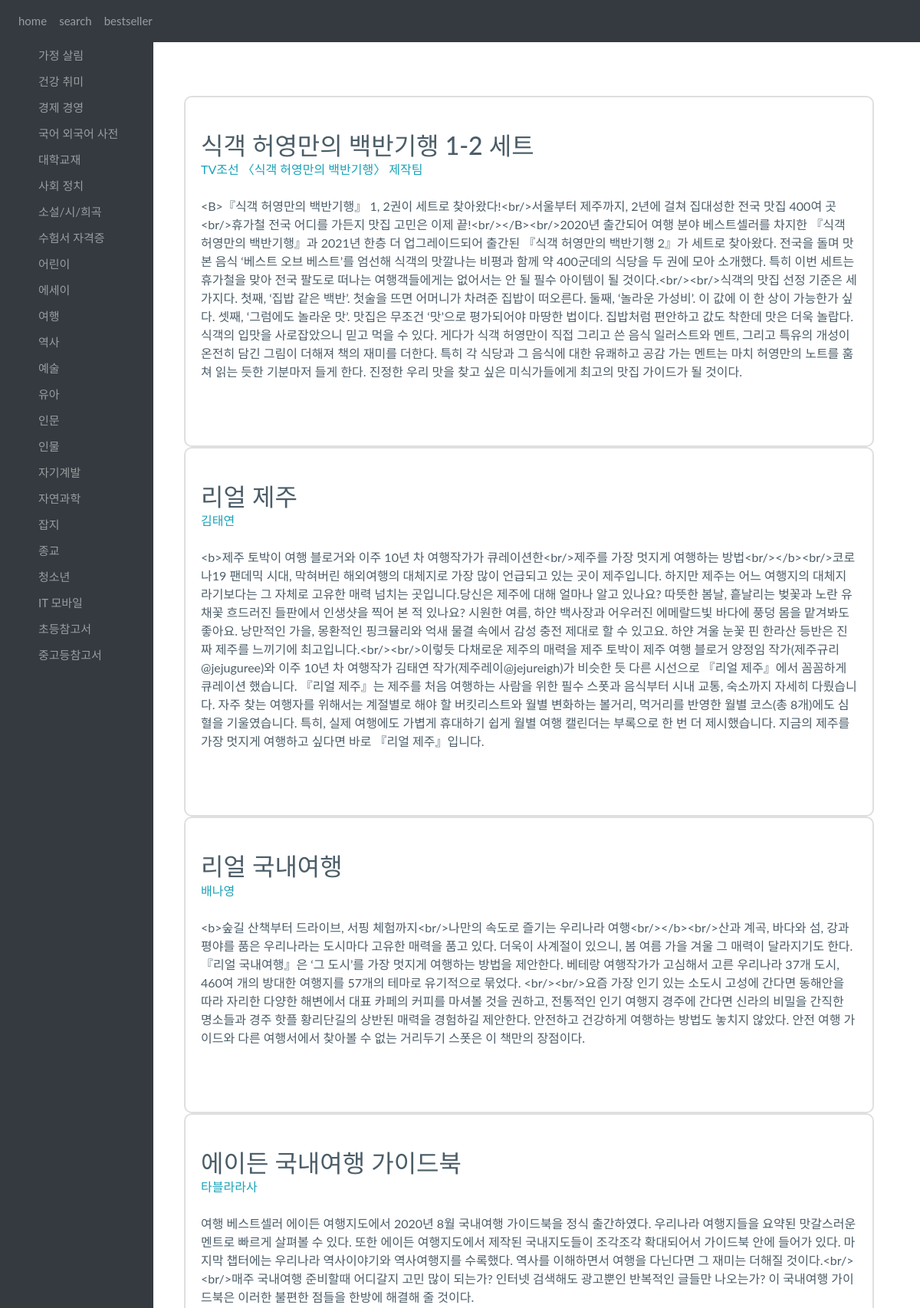
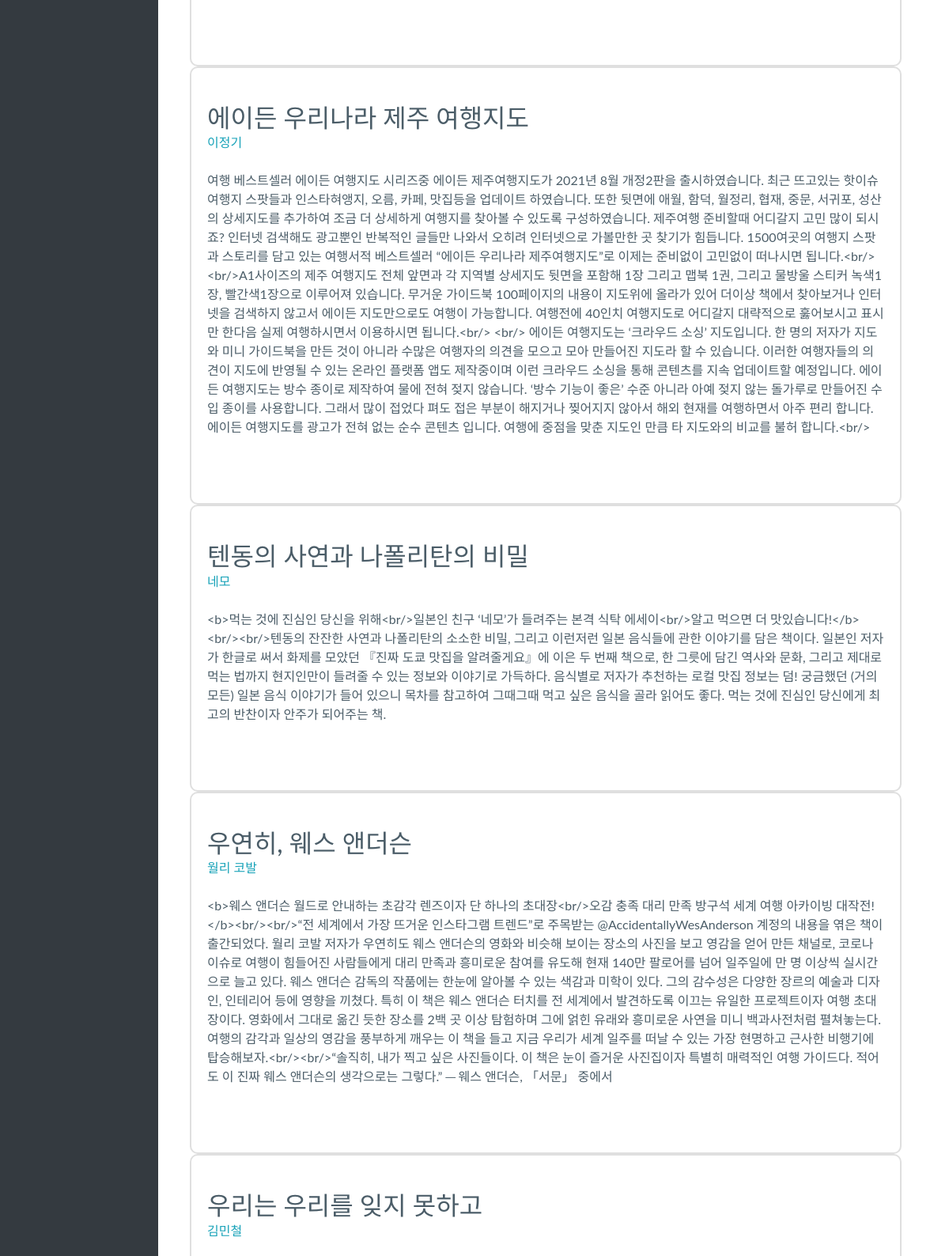
Page /category/001001009 (upper part) on the committed database (2 pictures, top to bottom).
### category/models.py (models this page shows)
class CategoryEleven(models.Model):
    name = models.CharField(max_length=100)
    author = models.CharField(max_length=100)
    description = models.TextField()

### category/views.py (the view)
# urls.py: path('category/001001009', category.views.eleven, name='eleven'),
def eleven(request):
    travels = CategoryEleven.objects
    return render(request, 'category/category11.html', {'travel': travels})

### category/templates/category/category11.html (shortened to what this page needs)
{% extends 'category/base.html' %}
{% block content %}
<body>
 {% for travel in travel.all%}
    <div class="col-md-4 mb-3 mb-md-0">
        <div class="card h-100 py-3">
          <div class="card-body my-2">
            <div class="d-flex align-items-center">
              <div class="flex-1 align-items-center">
                <h2 class="mb-0 fs--1 text-1000 fw-medium">{{travel.name}}</h2>
                <p class="fs--2 fw-normal text-info mb-0">{{travel.author}}</p><br/>
              </div>
            </div>
            <p class="card-text ps-7 ps-md-0 ps-xl-7 pt-md-4 pt-lg-3 pt-xl-0">{{travel.description}}</p><br/>
          </div>
        </div>
    </div>
{%endfor%}
</body>
{% endblock  %}

### category/templates/category/base.html (style rules this page uses)
body { margin: 0px; background-color: #F0EDCC; }

### category/templates/category/category11.html (style rules this page uses)
.card { border: 0; }
.py-3 { padding-top: 1rem !important; padding-bottom: 1rem !important; }
.h-100 { height: 100% !important; width: 75vw !important; }
.card { position: relative; display: -webkit-box; display: -ms-flexbox; display: flex; -webkit-box-orient: vertical; -webkit-box-direction: normal; -ms-flex-direction: column; flex-direction: column; min-width: 0; word-wrap: break-word; background-color: #fff; background-clip: border-box; border: 2px solid rgba(0,0,0,0.125); border-radius: .625rem; }
body { -webkit-font-smoothing: antialiased; -moz-osx-font-smoothing: grayscale; position: relative; }
body { margin: 0; font-family: "Lato",-apple-system,BlinkMacSystemFont,"Segoe UI","Helvetica Neue",Arial,sans-serif,"Apple Color Emoji","Segoe UI Emoji","Segoe UI Symbol"; font-size: 1rem; font-weight: 400; line-height: 1.5; color: #4B5D68; background-color: #fff; -webkit-text-size-adjust: 100%; -webkit-tap-highlight-color: rgba(0,0,0,0); }
:root { --bs-blue: #5F37EF; --bs-indigo: #727cf5; --bs-purple: #9C69E2; --bs-pink: #F063B8; --bs-red: #EF4358; --bs-orange: #F56538; --bs-yellow: #FFBA49; --bs-green: #68C9BA; --bs-teal: #299EF3; --bs-cyan: #38B0F5; --bs-white: #fff; --bs-gray: #94A2B3; --bs-gray-dark: #4B5D68; --bs-primary: #5F37EF; --bs-secondary: #299EF3; --bs-success: #68C9BA; --bs-info: #9C69E2; --bs-warning: #FFBA49; --bs-danger: #F063B8; --bs-light: #f9fafd; --bs-dark: #0b1727; --bs-font-sans-serif: "Lato", "Poppins", -apple-system, BlinkMacSystemFont, "Segoe UI", "Helvetica Neue", Arial, sans-serif, "Apple Color Emoji", "Segoe UI Emoji", "Segoe UI Symbol"; --bs-font-monospace: "SFMono-Regular", Menlo, Monaco, Consolas, "Liberation Mono", "Courier New", monospace; --bs-gradient: linear-gradient(180deg, rgba(255,255,255,0.15), rgba(255,255,255,0)); }

### rows in the picture
CategoryEleven: name "식객 허영만의 백반기행 1-2 세트", author "TV조선 〈식객 허영만의 백반기행〉 제작팀", description "<B>『식객 허영만의 백반기행』 1, 2권이 세트로 찾아왔다!<br/>서울부터 제주까지, 2년에 걸쳐 집대성한 전국 맛집 400여 곳<br/>휴가철 전국 어디를 가든지 맛집 고민은 이제 끝!<br/></B><br/>2020년 출간되어 여행 분야 베스트셀러를 차지한 『식객 허영만의 백반기행』과 2021년 한층 더 업그레이드되어 출간된 『식객 허영만의 백반기행 2』가 세트로 찾아왔다. 전국을 돌며 맛본 음식 ‘베스트 오브 베스트’를 엄선해 식객의 맛깔나는 비평과 함께 약 400군데의 식당을 두 권에 모아 소개했다. 특히 이번 세트는 휴가철을 맞아 전국 팔도로 떠나는 여행객들에게는 없어서는 안 될 필수 아이템이 될 것이다.<br/><br/>식객의 맛집 선정 기준은 세 가지다. 첫째, ‘집밥 같은 백반’. 첫술을 뜨면 어머니가 차려준 집밥이 떠오른다. 둘째, ‘놀라운 가성비’. 이 값에 이 한 상이 가능한가 싶다. 셋째, ‘그럼에도 놀라운 맛’. 맛집은 무조건 ‘맛’으로 평가되어야 마땅한 법이다. 집밥처럼 편안하고 값도 착한데 맛은 더욱 놀랍다. 식객의 입맛을 사로잡았으니 믿고 먹을 수 있다. 게다가 식객 허영만이 직접 그리고 쓴 음식 일러스트와 멘트, 그리고 특유의 개성이 온전히 담긴 그림이 더해져 책의 재미를 더한다. 특히 각 식당과 그 음식에 대한 유쾌하고 공감 가는 멘트는 마치 허영만의 노트를 훔쳐 읽는 듯한 기분마저 들게 한다.…"
CategoryEleven: name "리얼 제주", author "김태연", description "<b>제주 토박이 여행 블로거와 이주 10년 차 여행작가가 큐레이션한<br/>제주를 가장 멋지게 여행하는 방법<br/></b><br/>코로나19 팬데믹 시대, 막혀버린 해외여행의 대체지로 가장 많이 언급되고 있는 곳이 제주입니다. 하지만 제주는 어느 여행지의 대체지라기보다는 그 자체로 고유한 매력 넘치는 곳입니다.당신은 제주에 대해 얼마나 알고 있나요? 따뜻한 봄날, 흩날리는 벚꽃과 노란 유채꽃 흐드러진 들판에서 인생샷을 찍어 본 적 있나요? 시원한 여름, 하얀 백사장과 어우러진 에메랄드빛 바다에 풍덩 몸을 맡겨봐도 좋아요. 낭만적인 가을, 몽환적인 핑크뮬리와 억새 물결 속에서 감성 충전 제대로 할 수 있고요. 하얀 겨울 눈꽃 핀 한라산 등반은 진짜 제주를 느끼기에 최고입니다.<br/><br/>이렇듯 다채로운 제주의 매력을 제주 토박이 제주 여행 블로거 양정임 작가(제주규리@jejuguree)와 이주 10년 차 여행작가 김태연 작가(제주레이@jejureigh)가 비슷한 듯 다른 시선으로 『리얼 제주』에서 꼼꼼하게 큐레이션 했습니다. 『리얼 제주』는 제주를 처음 여행하는 사람을 위한 필수 스폿과 음식부터 시내 교통, 숙소까지 자세히 다뤘습니다. 자주 찾는 여행자를 위해서는 계절별로 해야 할 버킷리스트와 월별 변화하는 볼거리, 먹거리를 반영한 월별 코스(총 8개)에도 심혈을 기울였습니다. 특히, 실제 여행에도 가볍게 휴대하기 쉽게 월별…"
CategoryEleven: name "리얼 국내여행", author "배나영", description "<b>숲길 산책부터 드라이브, 서핑 체험까지<br/>나만의 속도로 즐기는 우리나라 여행<br/></b><br/>산과 계곡, 바다와 섬, 강과 평야를 품은 우리나라는 도시마다 고유한 매력을 품고 있다. 더욱이 사계절이 있으니, 봄 여름 가을 겨울 그 매력이 달라지기도 한다. 『리얼 국내여행』은 ‘그 도시’를 가장 멋지게 여행하는 방법을 제안한다. 베테랑 여행작가가 고심해서 고른 우리나라 37개 도시, 460여 개의 방대한 여행지를 57개의 테마로 유기적으로 묶었다. <br/><br/>요즘 가장 인기 있는 소도시 고성에 간다면 동해안을 따라 자리한 다양한 해변에서 대표 카페의 커피를 마셔볼 것을 권하고, 전통적인 인기 여행지 경주에 간다면 신라의 비밀을 간직한 명소들과 경주 핫플 황리단길의 상반된 매력을 경험하길 제안한다. 안전하고 건강하게 여행하는 방법도 놓치지 않았다. 안전 여행 가이드와 다른 여행서에서 찾아볼 수 없는 거리두기 스폿은 이 책만의 장점이다."
CategoryEleven: name "에이든 국내여행 가이드북", author "타블라라사", description "여행 베스트셀러 에이든 여행지도에서 2020년 8월 국내여행 가이드북을 정식 출간하였다. 우리나라 여행지들을 요약된 맛갈스러운 멘트로 빠르게 살펴볼 수 있다. 또한 에이든 여행지도에서 제작된 국내지도들이 조각조각 확대되어서 가이드북 안에 들어가 있다. 마지막 챕터에는 우리나라 역사이야기와 역사여행지를 수록했다. 역사를 이해하면서 여행을 다닌다면 그 재미는 더해질 것이다.<br/> <br/>매주 국내여행 준비할때 어디갈지 고민 많이 되는가? 인터넷 검색해도 광고뿐인 반복적인 글들만 나오는가? 이 국내여행 가이드북은 이러한 불편한 점들을 한방에 해결해 줄 것이다."
CategoryEleven: name "에이든 우리나라 제주 여행지도", author "이정기", description "여행 베스트셀러 에이든 여행지도 시리즈중 에이든 제주여행지도가 2021년 8월 개정2판을 출시하였습니다. 최근 뜨고있는 핫이슈 여행지 스팟들과 인스타혀앵지, 오름, 카페, 맛집등을 업데이트 하였습니다. 또한 뒷면에 애월, 함덕, 월정리, 협재, 중문, 서귀포, 성산의 상세지도를 추가하여 조금 더 상세하게 여행지를 찾아볼 수 있도록 구성하였습니다. 제주여행 준비할때 어디갈지 고민 많이 되시죠? 인터넷 검색해도 광고뿐인 반복적인 글들만 나와서 오히려 인터넷으로 가볼만한 곳 찾기가 힘듭니다. 1500여곳의 여행지 스팟과 스토리를 담고 있는 여행서적 베스트셀러 “에이든 우리나라 제주여행지도”로 이제는 준비없이 고민없이 떠나시면 됩니다.<br/> <br/>A1사이즈의 제주 여행지도 전체 앞면과 각 지역별 상세지도 뒷면을 포함해 1장 그리고 맵북 1권, 그리고 물방울 스티커 녹색1장, 빨간색1장으로 이루어져 있습니다. 무거운 가이드북 100페이지의 내용이 지도위에 올라가 있어 더이상 책에서 찾아보거나 인터넷을 검색하지 않고서 에이든 지도만으로도 여행이 가능합니다. 여행전에 40인치 여행지도로 어디갈지 대략적으로 훓어보시고 표시만 한다음 실제 여행하시면서 이용하시면 됩니다.<br/> <br/> 에이든 여행지도는 ‘크라우드 소싱’ 지도입니다. 한 명의 저자가 지도와 미니 가이드북을 만든 것이 아니라 수많은 여행자의 의견을 모으고 모아 만들어진…"
CategoryEleven: name "텐동의 사연과 나폴리탄의 비밀", author "네모", description "<b>먹는 것에 진심인 당신을 위해<br/>일본인 친구 ‘네모’가 들려주는 본격 식탁 에세이<br/>알고 먹으면 더 맛있습니다!</b><br/><br/>텐동의 잔잔한 사연과 나폴리탄의 소소한 비밀, 그리고 이런저런 일본 음식들에 관한 이야기를 담은 책이다. 일본인 저자가 한글로 써서 화제를 모았던 『진짜 도쿄 맛집을 알려줄게요』에 이은 두 번째 책으로, 한 그릇에 담긴 역사와 문화, 그리고 제대로 먹는 법까지 현지인만이 들려줄 수 있는 정보와 이야기로 가득하다. 음식별로 저자가 추천하는 로컬 맛집 정보는 덤! 궁금했던 (거의 모든) 일본 음식 이야기가 들어 있으니 목차를 참고하여 그때그때 먹고 싶은 음식을 골라 읽어도 좋다. 먹는 것에 진심인 당신에게 최고의 반찬이자 안주가 되어주는 책."
CategoryEleven: name "우연히, 웨스 앤더슨", author "월리 코발", description "<b>웨스 앤더슨 월드로 안내하는 초감각 렌즈이자 단 하나의 초대장<br/>오감 충족 대리 만족 방구석 세계 여행 아카이빙 대작전!</b><br/><br/>“전 세계에서 가장 뜨거운 인스타그램 트렌드”로 주목받는 @AccidentallyWesAnderson 계정의 내용을 엮은 책이 출간되었다. 월리 코발 저자가 우연히도 웨스 앤더슨의 영화와 비슷해 보이는 장소의 사진을 보고 영감을 얻어 만든 채널로, 코로나 이슈로 여행이 힘들어진 사람들에게 대리 만족과 흥미로운 참여를 유도해 현재 140만 팔로어를 넘어 일주일에 만 명 이상씩 실시간으로 늘고 있다. 웨스 앤더슨 감독의 작품에는 한눈에 알아볼 수 있는 색감과 미학이 있다. 그의 감수성은 다양한 장르의 예술과 디자인, 인테리어 등에 영향을 끼쳤다. 특히 이 책은 웨스 앤더슨 터치를 전 세계에서 발견하도록 이끄는 유일한 프로젝트이자 여행 초대장이다. 영화에서 그대로 옮긴 듯한 장소를 2백 곳 이상 탐험하며 그에 얽힌 유래와 흥미로운 사연을 미니 백과사전처럼 펼쳐놓는다. 여행의 감각과 일상의 영감을 풍부하게 깨우는 이 책을 들고 지금 우리가 세계 일주를 떠날 수 있는 가장 현명하고 근사한 비행기에 탑승해보자.<br/><br/>“솔직히, 내가 찍고 싶은 사진들이다. 이 책은 눈이 즐거운 사진집이자 특별히 매력적인 여행 가이드다. 적어도 이 진짜 웨스 앤더슨의 생각으로는 그렇다.” ─ 웨스…"
CategoryEleven: name "우리는 우리를 잊지 못하고", author "김민철"
